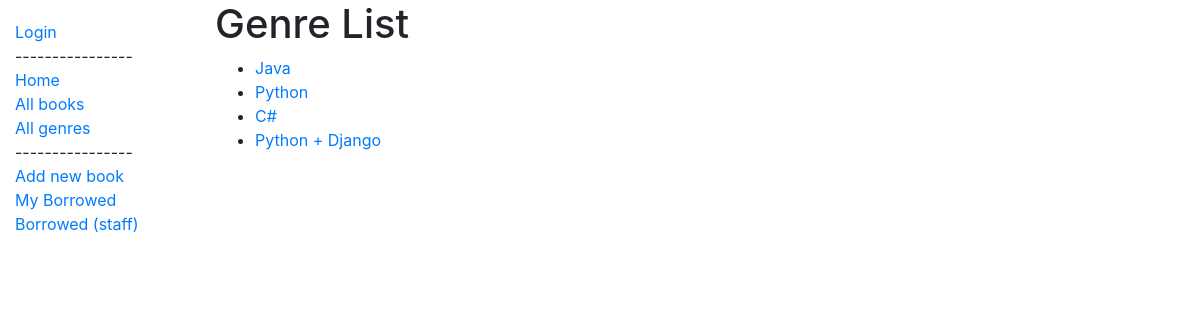
/catalog/genre/, run on an earlier commit of the app's database.
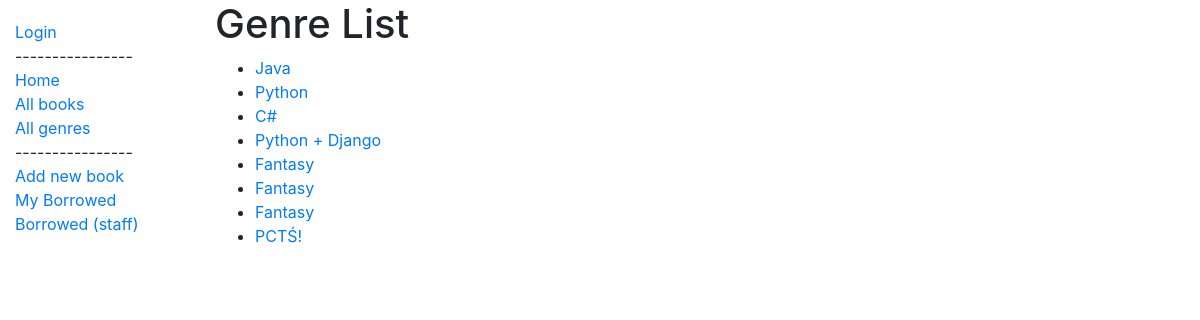
And on a later commit of the database.
### catalog/models.py (models this page shows, shortened)
class Genre(models.Model):
    name = models.CharField(max_length=200, help_text='Enter a book genre (e.g. Science Fiction)')
    def __str__(self):
        return self.name

### catalog/views.py (the view)
# urls.py: path('genre/', views.GenreListView.as_view(), name='genre'),
class GenreListView(generic.ListView):
    template_name = "genre_list.html"
    model = Genre
    def get_context_data(self, **kwargs):
        context = super(GenreListView, self).get_context_data(**kwargs)
        context['genre_list'] = Genre.objects.all()
        return context

### templates/genre_list.html
{% extends "base_generic.html" %}
{% block content %}
  <h1>Genre List</h1>
  {% if genre_list %}
  <ul>
    {% for Genre in genre_list %}
      <li>
        <a href="">{{ Genre }}</a>
      </li>
    {% endfor %}
  </ul>
  {% else %}
    <p>There are no genre in the library.</p>
  {% endif %}
{% endblock %}

### templates/base_generic.html (shortened to what this page needs)
<!DOCTYPE html>
<html lang="en">
<head>
  <link rel="stylesheet" href="https://stackpath.bootstrapcdn.com/bootstrap/4.1.3/css/bootstrap.min.css">
  {% load static %}
  <link rel="stylesheet" href="{% static 'css/styles.css' %}">
</head>
<body>
<div class="container-fluid">
    <div class="row">
        <div class="col-sm-2">
            {% block sidebar %}
                <ul class="sidebar-nav">
            {% if user.is_authenticated %}
                <li>User: {{ user.get_username }}</li>
                <li><a href="{% url 'logout' %}?next={{request.path}}">Logout</a></li>
            {% else %}
                <li><a href="{% url 'login' %}?next={{request.path}}">Login</a></li>
            {% endif %}
                    <li><a>----------------</a></li>
                    <li><a href="{% url 'index' %}">Home</a></li>
                    <li><a href="{% url 'books' %}">All books</a></li>
                    <li><a href="{% url 'genre' %}">All genres</a></li>
                    <li><a>----------------</a></li>
                    <li><a href="{% url 'add_book' %}">Add new book</a></li>
                    <li><a href="{% url 'my-borrowed' %}">My Borrowed</a></li>
                    <li><a href="{% url 'all-borrowed' %}"> Borrowed (staff) </a></li>
                </ul>
            {% endblock %}
      </div>
      <div class="col-sm-10 ">
          {% block content %}{% endblock %}
      </div>
    </div>
  </div>
</body>
</html>

### static/css/styles.css (style rules this page uses)
.sidebar-nav { margin-top: 20px; padding: 0; list-style: none; }

What changed in the data, as far as the page shows it:
added Genre: name "Fantasy"
added Genre: name "Fantasy"
added Genre: name "Fantasy"
added Genre: name "PCTŚ!"
